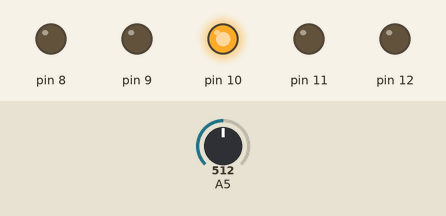
Bench run of a sketch on a simulated Arduino Uno, built with avr-gcc and run on an emulated ATmega328P. On the bench: output pins drawn as LEDs (lit = HIGH). The inputs (shaded band) are chosen by the test bench; at power-on: A5 = 512.

Above: at 1.2 s.
1.3 s: A5 set to 494
At 2.0 s:
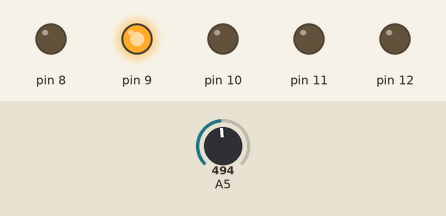
2.8 s: A5 set to 272
4.3 s: A5 set to 242
At 5.1 s:
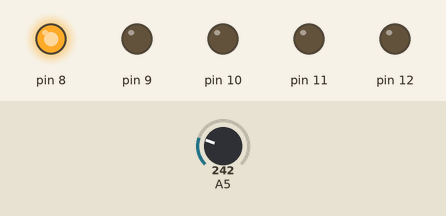
5.8 s: A5 set to 900
At 6.7 s:
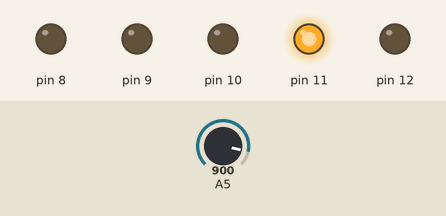
7.3 s: A5 set to 1015
8.8 s: A5 set to 1023
At 9.8 s:
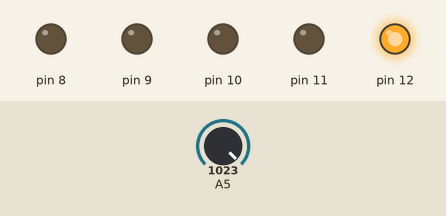
Timing chart, 0 to 11.3 s (numbered marks = the images above; inputs shaded):
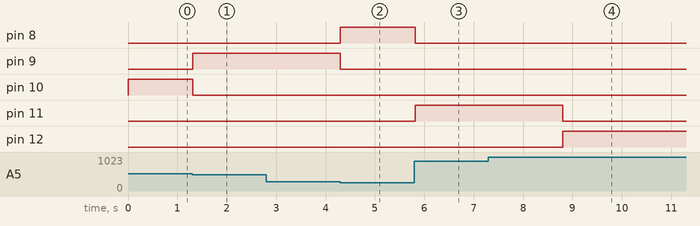

The sketch:

Potencjo.ino
```cpp
int odczWart =0;
void setup() {
  // put your setup code here, to run once:
  pinMode(8, OUTPUT);
  pinMode(9, OUTPUT);
  pinMode(10, OUTPUT);
  pinMode(11, OUTPUT);
  pinMode(12, OUTPUT);
}

void loop() {
  // put your main code here, to run repeatedly:
  odczWart = analogRead(A5);
  odczWart = map(odczWart,0, 1023, 1, 5);

  if (odczWart == 1) {
    digitalWrite(8, HIGH);
    digitalWrite(9, LOW);
    digitalWrite(10, LOW);
    digitalWrite(11, LOW);
    digitalWrite(12, LOW);
  } else if (odczWart == 2) {
    digitalWrite(8, LOW);
    digitalWrite(9, HIGH);
    digitalWrite(10, LOW);
    digitalWrite(11, LOW);
    digitalWrite(12, LOW);
  } else if (odczWart == 3) {
    digitalWrite(8, LOW);
    digitalWrite(9, LOW);
    digitalWrite(10, HIGH);
    digitalWrite(11, LOW);
    digitalWrite(12, LOW);
  } else if (odczWart == 4) {
    digitalWrite(8, LOW);
    digitalWrite(9, LOW);
    digitalWrite(10, LOW);
    digitalWrite(11, HIGH);
    digitalWrite(12, LOW);
  } else {
    digitalWrite(8, LOW);
    digitalWrite(9, LOW);
    digitalWrite(10, LOW);
    digitalWrite(11, LOW);
    digitalWrite(12, HIGH);
  }
  delay(20);
}
```

Measured:
- the behaviour switches between 512 and 511 on A5 (found by bisection; images 0 and 1)
- the behaviour switches between 256 and 255 on A5 (found by bisection; images 1 and 2)
- the behaviour switches between 1022 and 1023 on A5 (found by bisection; images 3 and 4)
- after the input at 1.3 s, pin 9: LOW → HIGH at once; pin 10: HIGH → LOW at once
- after the input at 2.8 s, every drawn part: stays the same
- after the input at 4.3 s, pin 8: LOW → HIGH at once; pin 9: HIGH → LOW at once
- after the input at 5.8 s, pin 8: HIGH → LOW at once; pin 11: LOW → HIGH at once
- after the input at 7.3 s, every drawn part: stays the same
- after the input at 8.8 s, pin 11: HIGH → LOW at once; pin 12: LOW → HIGH at once
